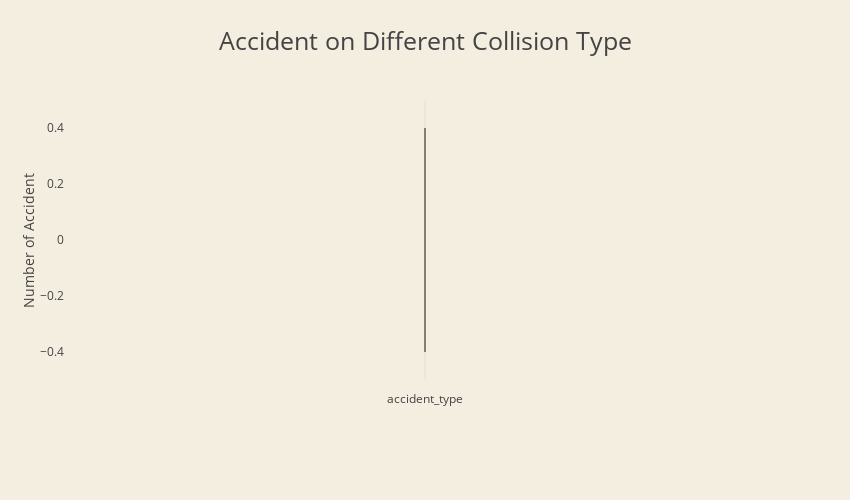

This figure's notebook cell:
### Code cell
trace1 = go.Bar(
    x = ['accident_type'],
    y = 'accident',
    name='Type of Accident',
    marker=dict(
        color=[0, 1, 2, 3, 4, 5, 6, 7, 8, 9, 10, 11, 12, 13, 14, 15, 16, 17, 18, 19, 20],
        colorscale='Jet',
        line=dict(
            color='rgb(0, 0, 0)',
            width=1
        )
    ),
    opacity=0.6
)

data = [trace1]

layout = go.Layout(
    barmode='stack',
    title = 'Accident on Different Collision Type',
    titlefont=dict(size=25),
    width=850,
    height=500,
    margin=go.Margin(
        l=75,
        r=75,
        b=120,
        t=100,
        pad=10
    ),
    paper_bgcolor='rgb(244, 238, 225)',
    plot_bgcolor='rgb(244, 238, 225)',
    yaxis = dict(
        title= 'Number of Accident',
        ### Start from here.anchor = 'x',
        rangemode='tozero'
    ),
)

fig = go.Figure(data=data, layout=layout)
py.iplot(fig)

### Figure 1 — Plotly figure (JSON) as saved in the notebook; plotly's stock layout.template omitted (floating-point values rounded to 4 significant figures)
{"data": [{"marker": {"color": [0, 1, 2, 3, 4, 5, 6, 7, 8, 9, 10, 11, 12, 13, 14, 15, 16, 17, 18, 19, 20], "colorscale": "Jet", "line": {"color": "rgb(0, 0, 0)", "width": 1}}, "name": "Type of Accident", "opacity": 0.6, "type": "bar", "x": ["accident_type"], "y": "accident"}], "layout": {"barmode": "stack", "height": 500, "margin": {"b": 120, "l": 75, "pad": 10, "r": 75, "t": 100}, "paper_bgcolor": "rgb(244, 238, 225)", "plot_bgcolor": "rgb(244, 238, 225)", "title": "Accident on Different Collision Type", "titlefont": {"size": 25}, "width": 850, "yaxis": {"anchor": "x", "rangemode": "tozero", "title": "Number of Accident"}}}
